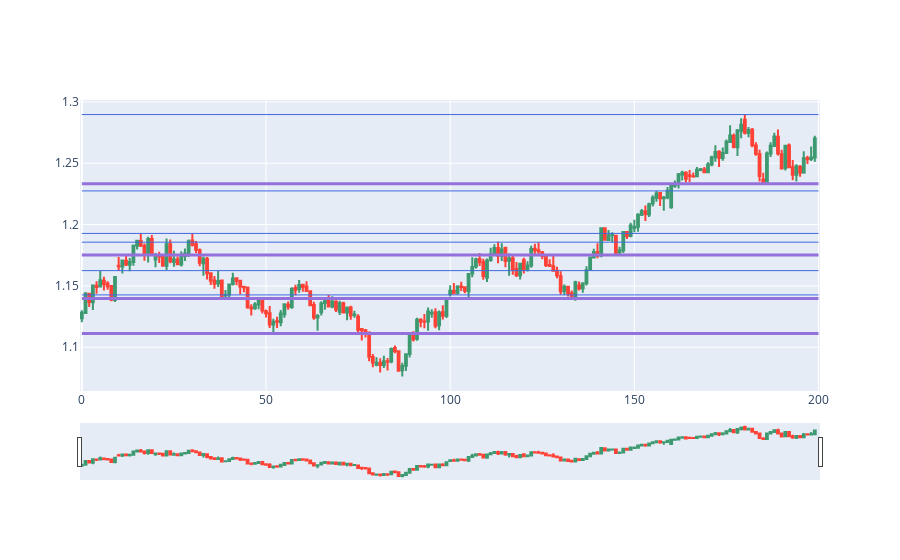

Write notebook code for a chart like this one.
### Code cell
s = 0
e = 200
dfpl = df[s:e]
import plotly.graph_objects as go
from datetime import datetime
import matplotlib.pyplot as plt

fig = go.Figure(data=[go.Candlestick(x=dfpl.index,
                open=dfpl['open'],
                high=dfpl['high'],
                low=dfpl['low'],
                close=dfpl['close'])])

c=0
while (1):
    if(c>len(plotlist1)-1 ):#or sr[c][0]>e
        break
    fig.add_shape(type='line', x0=s, y0=plotlist1[c],
                  x1=e,
                  y1=plotlist1[c],
                  line=dict(color="MediumPurple",width=3)
                  )
    c+=1

c=0
while (1):
    if(c>len(plotlist2)-1 ):#or sr[c][0]>e
        break
    fig.add_shape(type='line', x0=s, y0=plotlist2[c],
                  x1=e,
                  y1=plotlist2[c],
                  line=dict(color="RoyalBlue",width=1)
                  )
    c+=1    

fig.show()

### Figure 1 — Plotly figure (JSON) as saved in the notebook; plotly's stock layout.template omitted (floating-point values rounded to 4 significant figures; data arrays with more than 128 entries replaced by an {"elided": "..."} marker saying what was removed)
{"data": [{"close": {"elided": "200 float values"}, "high": {"elided": "200 float values"}, "low": {"elided": "200 float values"}, "open": {"elided": "200 float values"}, "type": "candlestick", "x": {"elided": "200 int values"}}], "layout": {"shapes": [{"line": {"color": "MediumPurple", "width": 3}, "type": "line", "x0": 0, "x1": 200, "y0": 1.111, "y1": 1.111}, {"line": {"color": "MediumPurple", "width": 3}, "type": "line", "x0": 0, "x1": 200, "y0": 1.14, "y1": 1.14}, {"line": {"color": "MediumPurple", "width": 3}, "type": "line", "x0": 0, "x1": 200, "y0": 1.175, "y1": 1.175}, {"line": {"color": "MediumPurple", "width": 3}, "type": "line", "x0": 0, "x1": 200, "y0": 1.233, "y1": 1.233}, {"line": {"color": "RoyalBlue", "width": 1}, "type": "line", "x0": 0, "x1": 200, "y0": 1.143, "y1": 1.143}, {"line": {"color": "RoyalBlue", "width": 1}, "type": "line", "x0": 0, "x1": 200, "y0": 1.162, "y1": 1.162}, {"line": {"color": "RoyalBlue", "width": 1}, "type": "line", "x0": 0, "x1": 200, "y0": 1.186, "y1": 1.186}, {"line": {"color": "RoyalBlue", "width": 1}, "type": "line", "x0": 0, "x1": 200, "y0": 1.193, "y1": 1.193}, {"line": {"color": "RoyalBlue", "width": 1}, "type": "line", "x0": 0, "x1": 200, "y0": 1.227, "y1": 1.227}, {"line": {"color": "RoyalBlue", "width": 1}, "type": "line", "x0": 0, "x1": 200, "y0": 1.29, "y1": 1.29}]}}
